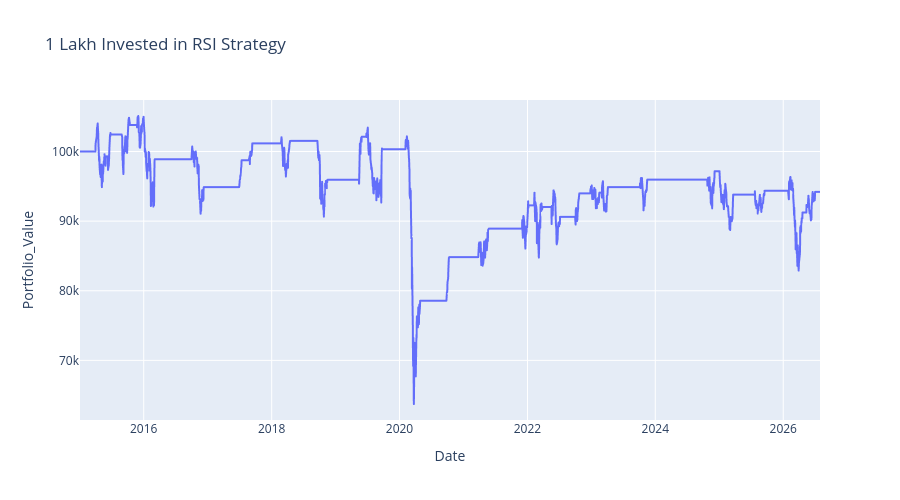

The notebook cell this image was saved under:
### Code cell
px.line(rsi_df,
        x='Date',y='Portfolio_Value',
        height=500,
        title='1 Lakh Invested in RSI Strategy')

### Figure 1 — Plotly figure (JSON) as saved in the notebook; plotly's stock layout.template omitted (floating-point values rounded to 4 significant figures; data arrays with more than 128 entries replaced by an {"elided": "..."} marker saying what was removed)
{"data": [{"hovertemplate": "Date=%{x}<br>Portfolio_Value=%{y}<extra></extra>", "legendgroup": "", "line": {"color": "#636efa", "dash": "solid"}, "marker": {"symbol": "circle"}, "mode": "lines", "name": "", "showlegend": false, "type": "scattergl", "x": {"elided": "2849 str values"}, "xaxis": "x", "y": {"elided": "2849 float values"}, "yaxis": "y"}], "layout": {"height": 500, "legend": {"tracegroupgap": 0}, "title": {"text": "1 Lakh Invested in RSI Strategy"}, "xaxis": {"anchor": "y", "domain": [0, 1], "title": {"text": "Date"}}, "yaxis": {"anchor": "x", "domain": [0, 1], "title": {"text": "Portfolio_Value"}}}}
